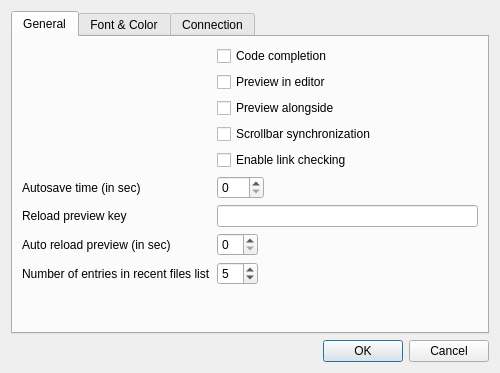
<?xml version="1.0" encoding="UTF-8"?>
<ui version="4.0">
 <class>CSettingsDialog</class>
 <widget class="QDialog" name="CSettingsDialog">
  <property name="geometry">
   <rect>
    <x>0</x>
    <y>0</y>
    <width>500</width>
    <height>373</height>
   </rect>
  </property>
  <property name="windowTitle">
   <string>Preferences</string>
  </property>
  <property name="windowIcon">
   <iconset resource="../res/inyokaedit_resources.qrc">
    <normaloff>:/images/inyokaedit_64x64.png</normaloff>:/images/inyokaedit_64x64.png</iconset>
  </property>
  <property name="locale">
   <locale language="English" country="UnitedKingdom"/>
  </property>
  <layout class="QVBoxLayout" name="verticalLayout">
   <item>
    <widget class="QTabWidget" name="tabWidget">
     <property name="currentIndex">
      <number>0</number>
     </property>
     <widget class="QWidget" name="generalTab">
      <attribute name="title">
       <string>General</string>
      </attribute>
      <layout class="QFormLayout" name="formLayout_3">
       <property name="fieldGrowthPolicy">
        <enum>QFormLayout::ExpandingFieldsGrow</enum>
       </property>
       <item row="0" column="1">
        <widget class="QCheckBox" name="codeCompletionCheck">
         <property name="text">
          <string>Code completion</string>
         </property>
        </widget>
       </item>
       <item row="4" column="1">
        <widget class="QCheckBox" name="linkCheckingCheck">
         <property name="text">
          <string>Enable link checking</string>
         </property>
        </widget>
       </item>
       <item row="3" column="1">
        <widget class="QCheckBox" name="scrollbarSyncCheck">
         <property name="text">
          <string>Scrollbar synchronization</string>
         </property>
        </widget>
       </item>
       <item row="2" column="1">
        <widget class="QCheckBox" name="previewAlongsideCheck">
         <property name="text">
          <string>Preview alongside</string>
         </property>
        </widget>
       </item>
       <item row="1" column="1">
        <widget class="QCheckBox" name="previewInEditorCheck">
         <property name="text">
          <string>Preview in editor</string>
         </property>
        </widget>
       </item>
       <item row="5" column="0">
        <widget class="QLabel" name="autosaveLabel">
         <property name="text">
          <string>Autosave time (in sec)</string>
         </property>
        </widget>
       </item>
       <item row="6" column="0">
        <widget class="QLabel" name="reloadPreviewKeyLabel">
         <property name="text">
          <string>Reload preview key</string>
         </property>
        </widget>
       </item>
       <item row="7" column="0">
        <widget class="QLabel" name="timedPreviewLabel">
         <property name="text">
          <string>Auto reload preview (in sec)</string>
         </property>
        </widget>
       </item>
       <item row="8" column="0">
        <widget class="QLabel" name="numberRecentFilesLabel">
         <property name="text">
          <string>Number of entries in recent files list</string>
         </property>
        </widget>
       </item>
       <item row="5" column="1">
        <widget class="QSpinBox" name="autosaveEdit">
         <property name="toolTip">
          <string>Time which to autosave an article after (sec, 0 means disabled)</string>
         </property>
         <property name="maximum">
          <number>999</number>
         </property>
        </widget>
       </item>
       <item row="6" column="1">
        <widget class="QLineEdit" name="reloadPreviewKeyEdit">
         <property name="toolTip">
          <string>Select input box and press the desired reload key. Press DEL to remove the key.</string>
         </property>
        </widget>
       </item>
       <item row="7" column="1">
        <widget class="QSpinBox" name="timedPreviewsEdit"/>
       </item>
       <item row="8" column="1">
        <widget class="QSpinBox" name="numberRecentFilesEdit">
         <property name="value">
          <number>5</number>
         </property>
        </widget>
       </item>
      </layout>
     </widget>
     <widget class="QWidget" name="fontTab">
      <attribute name="title">
       <string>Font &amp;&amp; Color</string>
      </attribute>
      <layout class="QFormLayout" name="formLayout_2">
       <property name="fieldGrowthPolicy">
        <enum>QFormLayout::ExpandingFieldsGrow</enum>
       </property>
       <item row="0" column="0">
        <widget class="QLabel" name="fontFamilyLabel">
         <property name="text">
          <string>Font</string>
         </property>
        </widget>
       </item>
       <item row="0" column="1">
        <widget class="QFontComboBox" name="fontComboBox"/>
       </item>
       <item row="1" column="0">
        <widget class="QLabel" name="fontSizeLabel">
         <property name="text">
          <string>Font size</string>
         </property>
        </widget>
       </item>
       <item row="1" column="1">
        <widget class="QDoubleSpinBox" name="fontSizeEdit">
         <property name="decimals">
          <number>1</number>
         </property>
        </widget>
       </item>
       <item row="2" column="0" colspan="2">
        <widget class="Line" name="line2">
         <property name="orientation">
          <enum>Qt::Horizontal</enum>
         </property>
        </widget>
       </item>
       <item row="3" column="0">
        <widget class="QLabel" name="styleLabel">
         <property name="text">
          <string>Style</string>
         </property>
        </widget>
       </item>
       <item row="3" column="1">
        <widget class="QComboBox" name="styleFilesBox"/>
       </item>
       <item row="4" column="0" colspan="2">
        <widget class="QTableWidget" name="styleTable">
         <property name="sizePolicy">
          <sizepolicy hsizetype="Expanding" vsizetype="Expanding">
           <horstretch>0</horstretch>
           <verstretch>1</verstretch>
          </sizepolicy>
         </property>
         <property name="alternatingRowColors">
          <bool>true</bool>
         </property>
         <property name="selectionMode">
          <enum>QAbstractItemView::NoSelection</enum>
         </property>
         <property name="rowCount">
          <number>14</number>
         </property>
         <property name="columnCount">
          <number>4</number>
         </property>
         <attribute name="horizontalHeaderDefaultSectionSize">
          <number>80</number>
         </attribute>
         <row/>
         <row/>
         <row/>
         <row/>
         <row/>
         <row/>
         <row/>
         <row/>
         <row/>
         <row/>
         <row/>
         <row/>
         <row/>
         <row/>
         <column/>
         <column/>
         <column/>
         <column/>
         <item row="0" column="0">
          <property name="text">
           <string/>
          </property>
         </item>
         <item row="0" column="1">
          <property name="text">
           <string notr="true">---</string>
          </property>
          <property name="textAlignment">
           <set>AlignHCenter|AlignVCenter|AlignCenter</set>
          </property>
          <property name="flags">
           <set>NoItemFlags</set>
          </property>
         </item>
         <item row="0" column="2">
          <property name="text">
           <string notr="true">---</string>
          </property>
          <property name="textAlignment">
           <set>AlignHCenter|AlignVCenter|AlignCenter</set>
          </property>
          <property name="flags">
           <set>NoItemFlags</set>
          </property>
         </item>
         <item row="0" column="3">
          <property name="text">
           <string notr="true">---</string>
          </property>
          <property name="textAlignment">
           <set>AlignHCenter|AlignVCenter|AlignCenter</set>
          </property>
          <property name="flags">
           <set>NoItemFlags</set>
          </property>
         </item>
         <item row="1" column="0">
          <property name="text">
           <string/>
          </property>
         </item>
         <item row="1" column="1">
          <property name="text">
           <string notr="true">---</string>
          </property>
          <property name="textAlignment">
           <set>AlignHCenter|AlignVCenter|AlignCenter</set>
          </property>
          <property name="flags">
           <set>NoItemFlags</set>
          </property>
         </item>
         <item row="1" column="2">
          <property name="text">
           <string notr="true">---</string>
          </property>
          <property name="textAlignment">
           <set>AlignHCenter|AlignVCenter|AlignCenter</set>
          </property>
          <property name="flags">
           <set>NoItemFlags</set>
          </property>
         </item>
         <item row="1" column="3">
          <property name="text">
           <string notr="true">---</string>
          </property>
          <property name="textAlignment">
           <set>AlignHCenter|AlignVCenter|AlignCenter</set>
          </property>
          <property name="flags">
           <set>NoItemFlags</set>
          </property>
         </item>
         <item row="2" column="0">
          <property name="text">
           <string/>
          </property>
         </item>
         <item row="2" column="1">
          <property name="text">
           <string/>
          </property>
          <property name="checkState">
           <enum>Unchecked</enum>
          </property>
          <property name="flags">
           <set>ItemIsUserCheckable|ItemIsEnabled</set>
          </property>
         </item>
         <item row="2" column="2">
          <property name="text">
           <string/>
          </property>
          <property name="textAlignment">
           <set>AlignLeft|AlignVCenter</set>
          </property>
          <property name="checkState">
           <enum>Unchecked</enum>
          </property>
          <property name="flags">
           <set>ItemIsUserCheckable|ItemIsEnabled</set>
          </property>
         </item>
         <item row="2" column="3">
          <property name="text">
           <string/>
          </property>
         </item>
         <item row="3" column="0">
          <property name="text">
           <string/>
          </property>
         </item>
         <item row="3" column="1">
          <property name="text">
           <string/>
          </property>
          <property name="checkState">
           <enum>Unchecked</enum>
          </property>
          <property name="flags">
           <set>ItemIsUserCheckable|ItemIsEnabled</set>
          </property>
         </item>
         <item row="3" column="2">
          <property name="text">
           <string/>
          </property>
          <property name="checkState">
           <enum>Unchecked</enum>
          </property>
          <property name="flags">
           <set>ItemIsUserCheckable|ItemIsEnabled</set>
          </property>
         </item>
         <item row="3" column="3">
          <property name="text">
           <string/>
          </property>
         </item>
         <item row="4" column="0">
          <property name="text">
           <string/>
          </property>
         </item>
         <item row="4" column="1">
          <property name="text">
           <string/>
          </property>
          <property name="checkState">
           <enum>Unchecked</enum>
          </property>
          <property name="flags">
           <set>ItemIsUserCheckable|ItemIsEnabled</set>
          </property>
         </item>
         <item row="4" column="2">
          <property name="text">
           <string/>
          </property>
          <property name="checkState">
           <enum>Unchecked</enum>
          </property>
          <property name="flags">
           <set>ItemIsUserCheckable|ItemIsEnabled</set>
          </property>
         </item>
         <item row="4" column="3">
          <property name="text">
           <string/>
          </property>
         </item>
         <item row="5" column="0">
          <property name="text">
           <string/>
          </property>
         </item>
         <item row="5" column="1">
          <property name="text">
           <string/>
          </property>
          <property name="checkState">
           <enum>Unchecked</enum>
          </property>
          <property name="flags">
           <set>ItemIsUserCheckable|ItemIsEnabled</set>
          </property>
         </item>
         <item row="5" column="2">
          <property name="text">
           <string/>
          </property>
          <property name="checkState">
           <enum>Unchecked</enum>
          </property>
          <property name="flags">
           <set>ItemIsUserCheckable|ItemIsEnabled</set>
          </property>
         </item>
         <item row="5" column="3">
          <property name="text">
           <string/>
          </property>
         </item>
         <item row="6" column="0">
          <property name="text">
           <string/>
          </property>
         </item>
         <item row="6" column="1">
          <property name="text">
           <string/>
          </property>
          <property name="checkState">
           <enum>Unchecked</enum>
          </property>
          <property name="flags">
           <set>ItemIsUserCheckable|ItemIsEnabled</set>
          </property>
         </item>
         <item row="6" column="2">
          <property name="text">
           <string/>
          </property>
          <property name="checkState">
           <enum>Unchecked</enum>
          </property>
          <property name="flags">
           <set>ItemIsUserCheckable|ItemIsEnabled</set>
          </property>
         </item>
         <item row="6" column="3">
          <property name="text">
           <string/>
          </property>
         </item>
         <item row="7" column="0">
          <property name="text">
           <string/>
          </property>
         </item>
         <item row="7" column="1">
          <property name="text">
           <string/>
          </property>
          <property name="checkState">
           <enum>Unchecked</enum>
          </property>
          <property name="flags">
           <set>ItemIsUserCheckable|ItemIsEnabled</set>
          </property>
         </item>
         <item row="7" column="2">
          <property name="text">
           <string/>
          </property>
          <property name="checkState">
           <enum>Unchecked</enum>
          </property>
          <property name="flags">
           <set>ItemIsUserCheckable|ItemIsEnabled</set>
          </property>
         </item>
         <item row="7" column="3">
          <property name="text">
           <string/>
          </property>
         </item>
         <item row="8" column="0">
          <property name="text">
           <string/>
          </property>
         </item>
         <item row="8" column="1">
          <property name="text">
           <string/>
          </property>
          <property name="checkState">
           <enum>Unchecked</enum>
          </property>
          <property name="flags">
           <set>ItemIsUserCheckable|ItemIsEnabled</set>
          </property>
         </item>
         <item row="8" column="2">
          <property name="text">
           <string/>
          </property>
          <property name="checkState">
           <enum>Unchecked</enum>
          </property>
          <property name="flags">
           <set>ItemIsUserCheckable|ItemIsEnabled</set>
          </property>
         </item>
         <item row="8" column="3">
          <property name="text">
           <string/>
          </property>
         </item>
         <item row="9" column="0">
          <property name="text">
           <string/>
          </property>
         </item>
         <item row="9" column="1">
          <property name="text">
           <string/>
          </property>
          <property name="checkState">
           <enum>Unchecked</enum>
          </property>
          <property name="flags">
           <set>ItemIsUserCheckable|ItemIsEnabled</set>
          </property>
         </item>
         <item row="9" column="2">
          <property name="text">
           <string/>
          </property>
          <property name="checkState">
           <enum>Unchecked</enum>
          </property>
          <property name="flags">
           <set>ItemIsUserCheckable|ItemIsEnabled</set>
          </property>
         </item>
         <item row="9" column="3">
          <property name="text">
           <string/>
          </property>
         </item>
         <item row="10" column="0">
          <property name="text">
           <string/>
          </property>
         </item>
         <item row="10" column="1">
          <property name="text">
           <string/>
          </property>
          <property name="checkState">
           <enum>Unchecked</enum>
          </property>
          <property name="flags">
           <set>ItemIsUserCheckable|ItemIsEnabled</set>
          </property>
         </item>
         <item row="10" column="2">
          <property name="text">
           <string/>
          </property>
          <property name="checkState">
           <enum>Unchecked</enum>
          </property>
          <property name="flags">
           <set>ItemIsUserCheckable|ItemIsEnabled</set>
          </property>
         </item>
         <item row="10" column="3">
          <property name="text">
           <string/>
          </property>
         </item>
         <item row="11" column="0">
          <property name="text">
           <string/>
          </property>
         </item>
         <item row="11" column="1">
          <property name="text">
           <string/>
          </property>
          <property name="checkState">
           <enum>Unchecked</enum>
          </property>
          <property name="flags">
           <set>ItemIsUserCheckable|ItemIsEnabled</set>
          </property>
         </item>
         <item row="11" column="2">
          <property name="text">
           <string/>
          </property>
          <property name="checkState">
           <enum>Unchecked</enum>
          </property>
          <property name="flags">
           <set>ItemIsUserCheckable|ItemIsEnabled</set>
          </property>
         </item>
         <item row="11" column="3">
          <property name="text">
           <string/>
          </property>
         </item>
         <item row="12" column="0">
          <property name="text">
           <string/>
          </property>
         </item>
         <item row="12" column="1">
          <property name="text">
           <string/>
          </property>
          <property name="checkState">
           <enum>Unchecked</enum>
          </property>
          <property name="flags">
           <set>ItemIsUserCheckable|ItemIsEnabled</set>
          </property>
         </item>
         <item row="12" column="2">
          <property name="text">
           <string/>
          </property>
          <property name="checkState">
           <enum>Unchecked</enum>
          </property>
          <property name="flags">
           <set>ItemIsUserCheckable|ItemIsEnabled</set>
          </property>
         </item>
         <item row="12" column="3">
          <property name="text">
           <string/>
          </property>
         </item>
         <item row="13" column="0">
          <property name="text">
           <string/>
          </property>
         </item>
         <item row="13" column="1">
          <property name="text">
           <string/>
          </property>
          <property name="checkState">
           <enum>Unchecked</enum>
          </property>
          <property name="flags">
           <set>ItemIsUserCheckable|ItemIsEnabled</set>
          </property>
         </item>
         <item row="13" column="2">
          <property name="text">
           <string/>
          </property>
          <property name="checkState">
           <enum>Unchecked</enum>
          </property>
          <property name="flags">
           <set>ItemIsUserCheckable|ItemIsEnabled</set>
          </property>
         </item>
         <item row="13" column="3">
          <property name="text">
           <string/>
          </property>
         </item>
        </widget>
       </item>
      </layout>
     </widget>
     <widget class="QWidget" name="lastOpenedTab">
      <attribute name="title">
       <string>Connection</string>
      </attribute>
      <layout class="QFormLayout" name="formLayout">
       <property name="fieldGrowthPolicy">
        <enum>QFormLayout::AllNonFixedFieldsGrow</enum>
       </property>
       <item row="0" column="0">
        <widget class="QLabel" name="inyokaUrlLabel">
         <property name="text">
          <string>URL to Inyoka wiki</string>
         </property>
        </widget>
       </item>
       <item row="0" column="1">
        <widget class="QLineEdit" name="inyokaUrlEdit"/>
       </item>
       <item row="1" column="1">
        <widget class="QCheckBox" name="articleImageDownloadCheck">
         <property name="text">
          <string>Download article images automatically</string>
         </property>
        </widget>
       </item>
       <item row="2" column="0" colspan="2">
        <widget class="Line" name="line">
         <property name="orientation">
          <enum>Qt::Horizontal</enum>
         </property>
        </widget>
       </item>
       <item row="3" column="0">
        <widget class="QLabel" name="proxyHostNameLabel">
         <property name="text">
          <string>Proxy host name</string>
         </property>
        </widget>
       </item>
       <item row="3" column="1">
        <widget class="QLineEdit" name="proxyHostNameEdit"/>
       </item>
       <item row="4" column="0">
        <widget class="QLabel" name="proxyPortLabel">
         <property name="text">
          <string>Port</string>
         </property>
        </widget>
       </item>
       <item row="4" column="1">
        <widget class="QSpinBox" name="proxyPortSpinBox">
         <property name="maximum">
          <number>99999</number>
         </property>
        </widget>
       </item>
       <item row="5" column="0">
        <widget class="QLabel" name="proxyUserNameLabel">
         <property name="text">
          <string>User name</string>
         </property>
        </widget>
       </item>
       <item row="5" column="1">
        <widget class="QLineEdit" name="proxyUserNameEdit"/>
       </item>
       <item row="6" column="0">
        <widget class="QLabel" name="proxyPasswordLabel">
         <property name="text">
          <string>Password</string>
         </property>
        </widget>
       </item>
       <item row="6" column="1">
        <widget class="QLineEdit" name="proxyPasswordEdit">
         <property name="echoMode">
          <enum>QLineEdit::Normal</enum>
         </property>
        </widget>
       </item>
       <item row="7" column="1">
        <widget class="QLabel" name="proxyPasswordHintLabel">
         <property name="text">
          <string>&lt;html&gt;&lt;head/&gt;&lt;body&gt;&lt;p&gt;&lt;span style=&quot; font-size:8pt; color:#ff0000;&quot;&gt;Attention: Password not encrypted!&lt;/span&gt;&lt;/p&gt;&lt;/body&gt;&lt;/html&gt;</string>
         </property>
        </widget>
       </item>
       <item row="8" column="0" colspan="2">
        <widget class="Line" name="line3">
         <property name="orientation">
          <enum>Qt::Horizontal</enum>
         </property>
        </widget>
       </item>
       <item row="9" column="1">
        <widget class="QCheckBox" name="WindowsUpdateCheck">
         <property name="text">
          <string>Check for updates (Windows only)</string>
         </property>
        </widget>
       </item>
      </layout>
     </widget>
    </widget>
   </item>
   <item>
    <widget class="QDialogButtonBox" name="buttonBox">
     <property name="orientation">
      <enum>Qt::Horizontal</enum>
     </property>
     <property name="standardButtons">
      <set>QDialogButtonBox::Cancel|QDialogButtonBox::Ok</set>
     </property>
    </widget>
   </item>
  </layout>
 </widget>
 <resources>
  <include location="../res/inyokaedit_resources.qrc"/>
 </resources>
 <connections>
  <connection>
   <sender>buttonBox</sender>
   <signal>accepted()</signal>
   <receiver>CSettingsDialog</receiver>
   <slot>accept()</slot>
   <hints>
    <hint type="sourcelabel">
     <x>228</x>
     <y>352</y>
    </hint>
    <hint type="destinationlabel">
     <x>228</x>
     <y>184</y>
    </hint>
   </hints>
  </connection>
  <connection>
   <sender>buttonBox</sender>
   <signal>rejected()</signal>
   <receiver>CSettingsDialog</receiver>
   <slot>reject()</slot>
   <hints>
    <hint type="sourcelabel">
     <x>228</x>
     <y>352</y>
    </hint>
    <hint type="destinationlabel">
     <x>228</x>
     <y>184</y>
    </hint>
   </hints>
  </connection>
 </connections>
</ui>
